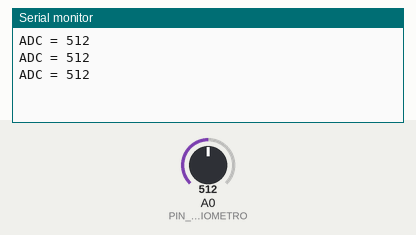
This sketch was run on a simulated Arduino Uno, built with avr-gcc and run on an emulated ATmega328P. On the bench: the last lines printed to the serial monitor. The inputs (shaded band) are chosen by the test bench; at power-on: A0 (PIN_POTENCIOMETRO) = 512.

Above: at 1.3 s.
1.4 s: A0 (PIN_POTENCIOMETRO) set to 716
At 1.9 s:
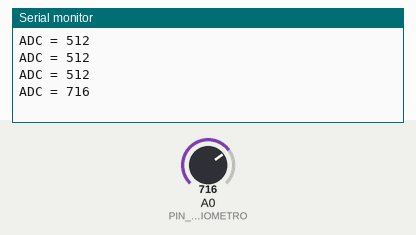
2.9 s: A0 (PIN_POTENCIOMETRO) set to 900
At 3.4 s:
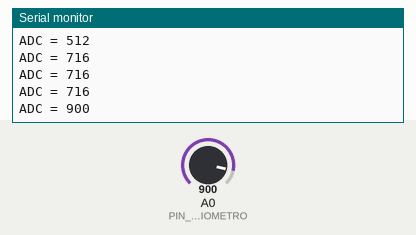
Timing chart, 0 to 5.9 s (numbered marks = the images above; inputs shaded):
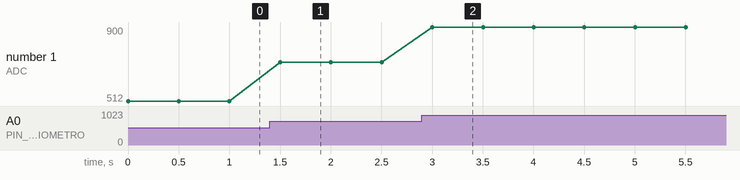

The sketch:

etapa1.ino
```cpp
const int PIN_POTENCIOMETRO = A0;

void setup() {
  Serial.begin(9600);
}

void loop() {
  int valorADC = analogRead(PIN_POTENCIOMETRO);

  Serial.print("ADC = ");
  Serial.println(valorADC);

  delay(500);
}
```

Measured:
- after the input at 1.4 s, the serial monitor: prints a new line after 0.10 s (image 1)
- after the input at 2.9 s, the serial monitor: prints a new line after 0.10 s (image 2)
- plotted number 1: 512 → 716 after the input at 1.4 s, 716 → 900 after the input at 2.9 s
